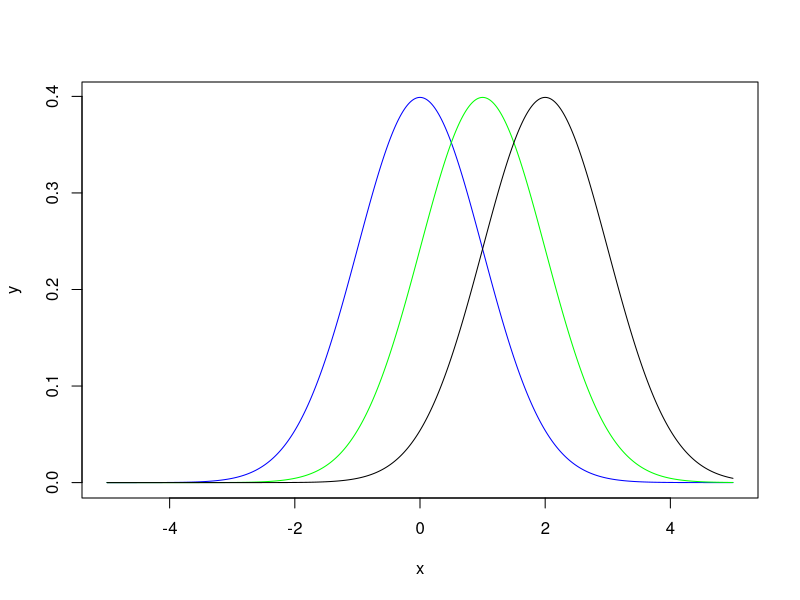
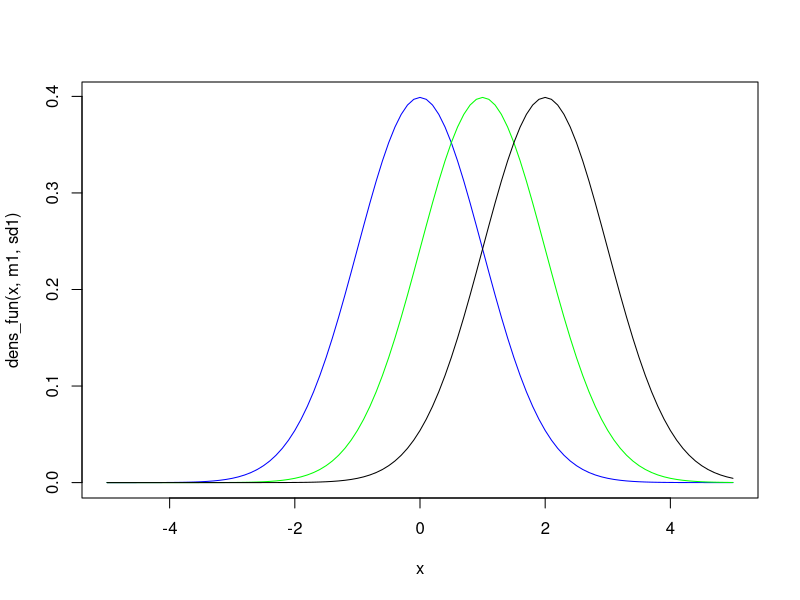
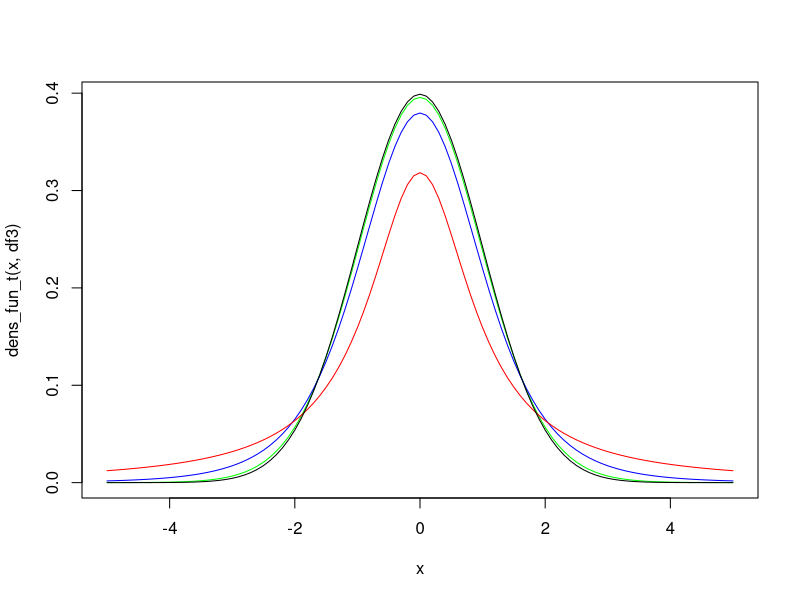
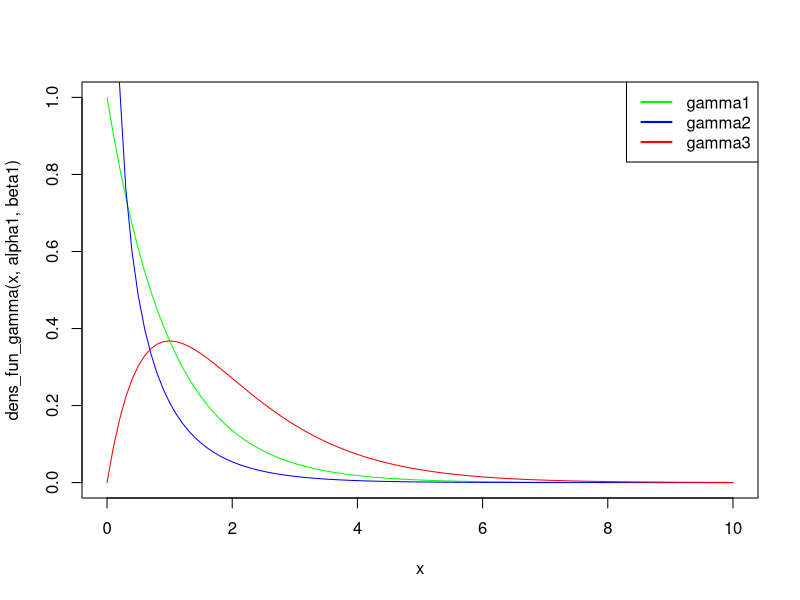
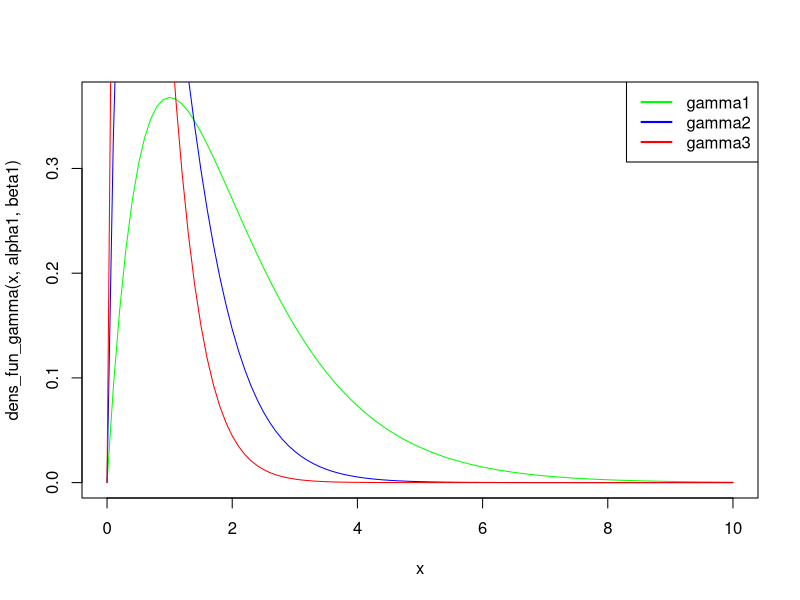
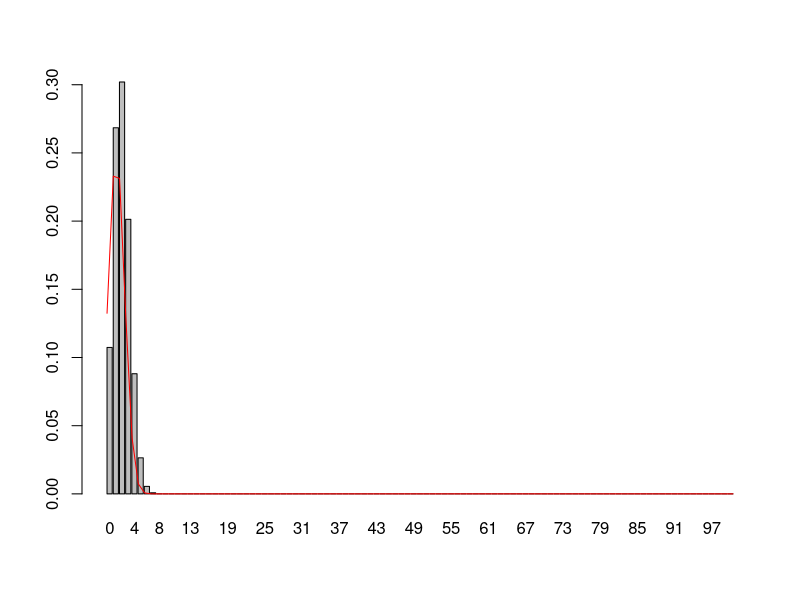
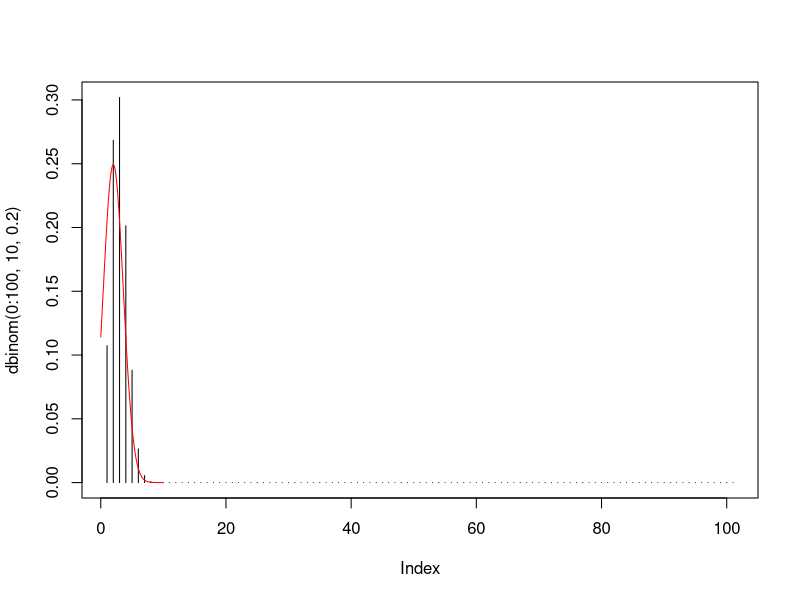

Source code (R) for these figures, in order:
x <- seq(-5, 5, length=10)
y <- pnorm(x, mean=0, sd=2)
pnorm(0.5, mean=0, sd=2)
dnorm(0.5, mean=0, sd=2)
#-------------------------------


plot_normal_density<- function(){
  x <- seq(-5, 5, length=1000)
  y <- dnorm(x, mean=0, sd=1)
  y1 <- dnorm(x, mean=1, sd=1)
  y2 <- dnorm(x, mean=2, sd=1)
  plot(x, y, type="l",lwd=1, col="blue")
  lines(x, y1,type="l", lwd=1,col="green")
  lines(x, y2, type="l",lwd=1)
  
}
plot_normal_density()



dens_fun <- function(x,mean_, sd_){
  return(dnorm(x, mean_,sd_))
}

curves_plot_density<-function(m1,sd1,m2,sd2,m3,sd3){
  curve(dens_fun(x, m1, sd1), xlim=c(-5,5), col="blue")
  curve(dens_fun(x,m2,sd2),add=TRUE, col="green")
  curve(dens_fun(x,m3,sd3),add=TRUE)
}
curves_plot_density(0,1,1,1,2,1)


#3sigma
p1<-pnorm(3,0,1)
p2<-pnorm(-3,0,1)
p<-p1-p2
p #0.9973002

p1<-pnorm(2,0,1)
p2<-pnorm(-2,0,1)
p<-p1-p2
p #0.9544997
#

?rnorm()
ilosc<-rnorm(1000)
sum((ilosc<=3)&(ilosc>=-3))/1000



licz =0
for (i in 1:1000){
  if (abs(ilosc[i])<3){
    licz =licz+1
  }
}
licz/1000

?qnorm

qnorm(0.6,173,6)



quantile_student<- function(q,df_){
  return(qt(q/100,df_))
  
}
quantile_student(95,10)


quantile_f <- function(q,df1,df2){
  return(qf(q,df1,df2))
}

quantile_f(0.99,3,18) 


dens_fun_t <- function(x,df_){
  return(dt(x, df_))
}

curves_plot_density_t<-function(df1,df2,df3){
  curve(dens_fun_t(x, df3), xlim=c(-5,5), col="green")
  curve(dens_fun_t(x,df2),add=TRUE, col="blue")
  curve(dens_fun_t(x,df1),add=TRUE, col="red")
  curve(dens_fun(x,0,1), add=TRUE, col="black")
}
curves_plot_density_t(1,5,30)

dens_fun_gamma <- function(x,alpha_,beta_){
  return(dgamma(x, shape=alpha_,rate =beta_))
}

curves_plot_density_t<-function(alpha1,beta1,alpha2,beta2,alpha3,beta3){
  curve(dens_fun_gamma(x,alpha1,beta1 ), xlim=c(0,10), col="green")
  curve(dens_fun_gamma(x,alpha2,beta2),add=TRUE, col="blue")
  curve(dens_fun_gamma(x,alpha3,beta3),add=TRUE, col="red")
  legend("topright", c("gamma1","gamma2","gamma3"),col=c("green", "blue", "red"), lty=1,lwd=2)
}
curves_plot_density_t(1,1,0.5,1,2,1)

curves_plot_density_t(2,1,2,2,2,3)
?legend


#gdy wyszla Martyna

rbinom(1,1,0.5)

barplot(dbinom(0:100,10,0.2),names.arg=0:100)
curve(dens_fun(x,2,1.6),add=TRUE, col="red")

plot(dbinom(0:100,10,0.2), type="h")
curve(dens_fun(x,2,1.6),xlim=c(0,10),add=TRUE, col="red")
